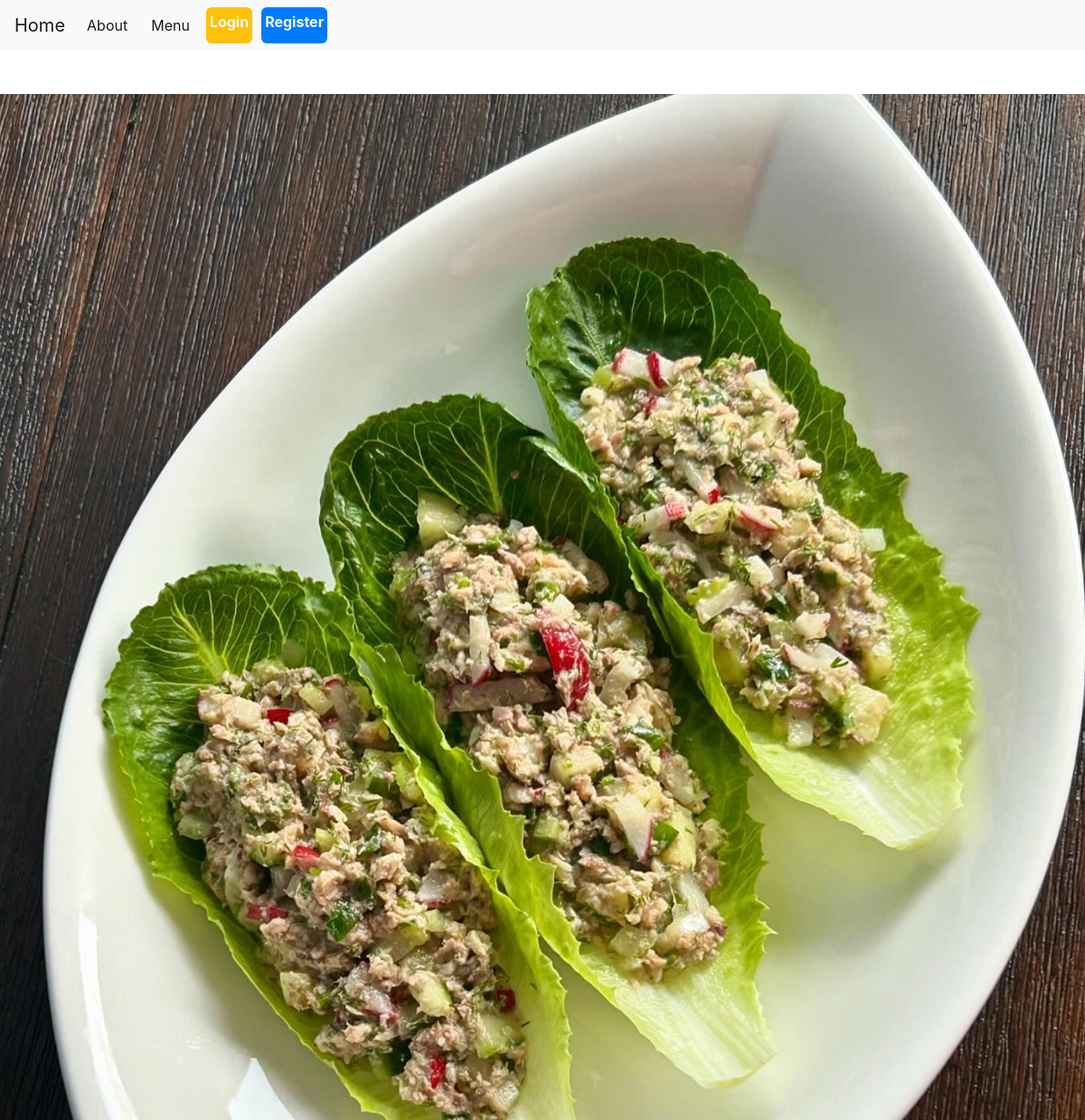
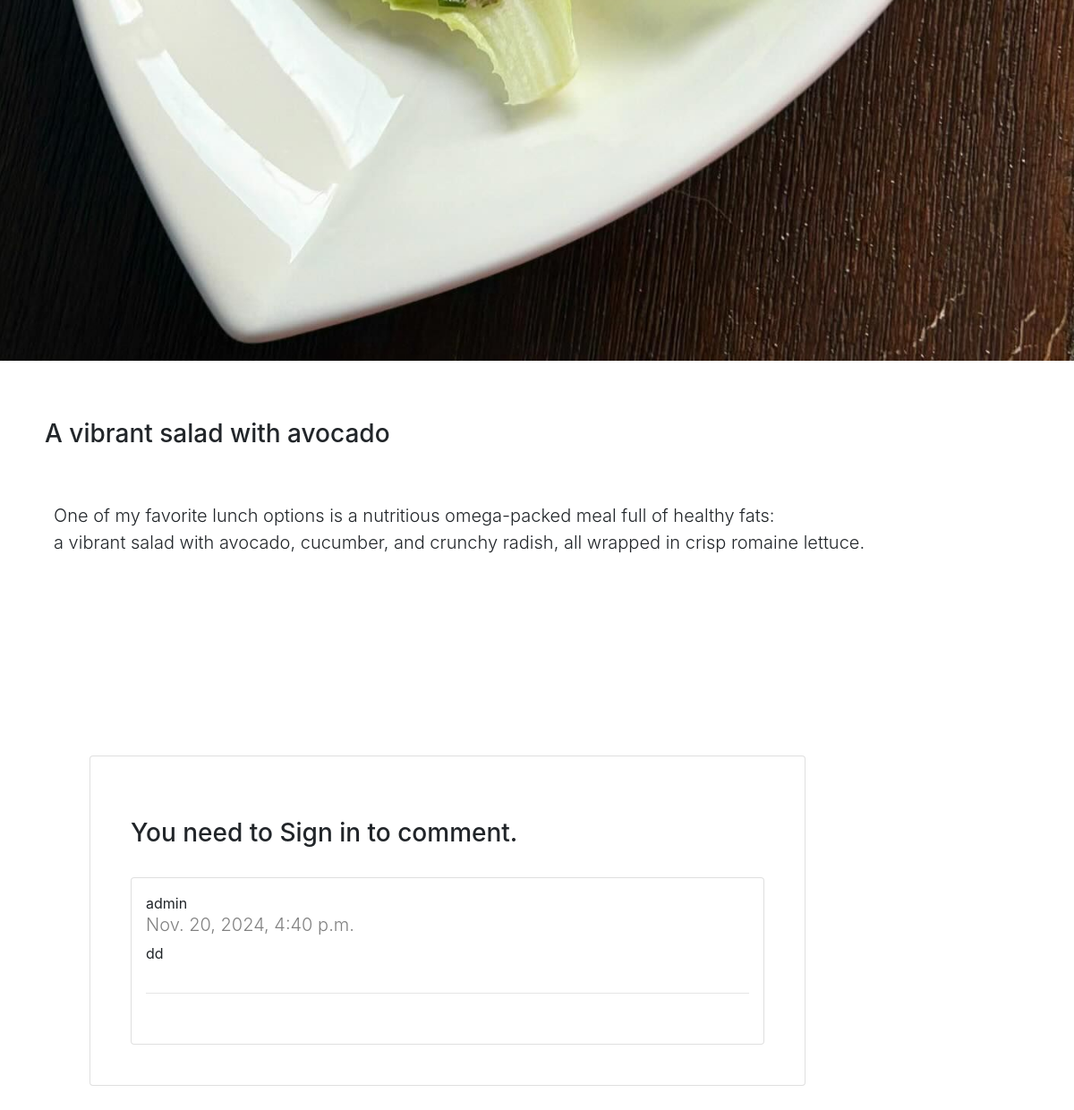
Page /recipe/detail/a-vibrant-salad-with-avocado/ on the committed database (2 pictures, top to bottom).
### recipe_app/models.py (models this page shows, shortened)
class Recipe(models.Model):
    name = models.CharField(max_length=500)
    slug = models.CharField(max_length=500, blank=True)
    description = models.CharField(max_length=1000)
    img = models.ImageField(upload_to='media/')
    ratings = GenericRelation(Rating)
    created_at = models.DateTimeField(auto_now_add=True)

class Comment(models.Model):
    user = models.ForeignKey(User, on_delete=models.CASCADE)
    recipe = models.ForeignKey(Recipe, on_delete=models.CASCADE)
    comment = models.CharField(max_length=255)
    created_at = models.DateTimeField(auto_now_add=True)

### recipe_app/views.py (the view)
# urls.py: path('recipe/detail/<slug:slug>/', views.recipe_detail, name='recipe_detail'),
def recipe_detail(request, slug):
    recipe = get_object_or_404(Recipe, slug=slug)
    comments = Comment.objects.filter(recipe=recipe)
    recipe.description = recipe.description.replace('. ' , '. <br>')
    recipe.description = recipe.description.replace(': ' , ': <br>')
    if request.method == 'POST':
        form = CommentForm(request.POST)
        if form.is_valid():
            comment = form.save(commit=False)
            comment.user = request.user
            comment.recipe = recipe
            comment.save()
    else:
        form = CommentForm()
    context = {
        'recipe' : recipe,
        'comments' : comments,
        'form' : form,
    }
    return render(request, 'pages/recipe_detail.html', context)

### recipe_app/templates/pages/recipe_detail.html (shortened to what this page needs)
{% extends 'pages/base.html' %}
{% load ratings %}
{% block content %}
<br>
<div class="d-flex row ">
    <img src="{{ recipe.img.url }}" class="img-fluid"  alt="">
    <div style="margin: 15px;">
        <h3 class="card-title" style="margin: 50px;">{{ recipe.name }}</h3>
        <p class="lead" style="margin: 60px;">{{ recipe.description|safe }}</p>
        <br>
    </div>
</div>
<div style="margin: 100px; padding: 45px;" class="comment card col-8 ">
    <br>
    {% if request.user.is_authenticated %}
    <form  class="col-lg-12" method="post">
        {% csrf_token %}
        {{ form.as_p }}
        <button class="btn btn-primary" style="margin: 15px;" type="submit">Share</button>
    </form>
    {% else %}
    <h3>You need to Sign in to comment.</h3>
    {% endif %}
    <br>
    {% if comments %}
    <div class="card p-3 ">
        {% for comment in comments %}
            <span>{{ comment.user.username }}</span>
            <h5 class="lead" style="size: 15px; color: gray;">{{ comment.created_at }}</h5>
            <p>{{ comment.comment }}</p>
            <hr>
            <br>
        {% endfor %}
    {% else %}
        <p>Not comment yet.</p>
        <br>
    </div>
    {% endif %}
</div>
{% endblock content %}

### rows in the picture
Recipe: img (picture), name "A vibrant salad with avocado", description "One of my favorite lunch options is a nutritious omega-packed meal full of healthy fats: a vibrant salad with avocado, cucumber, and crunchy radish, all wrapped in crisp romaine lettuce."
Comment: user.username "admin", created_at "Nov. 20, 2024, 4:40 p.m.", comment "dd"
